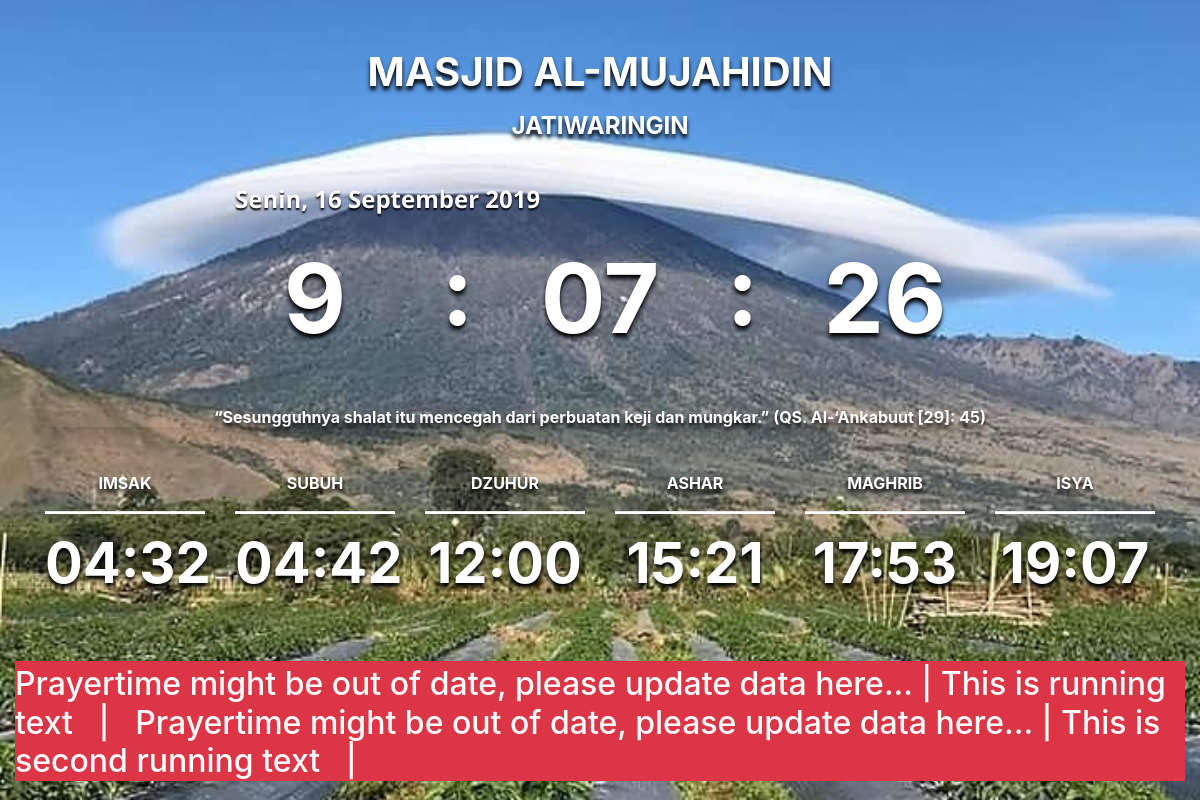
Before: / with the older database file.
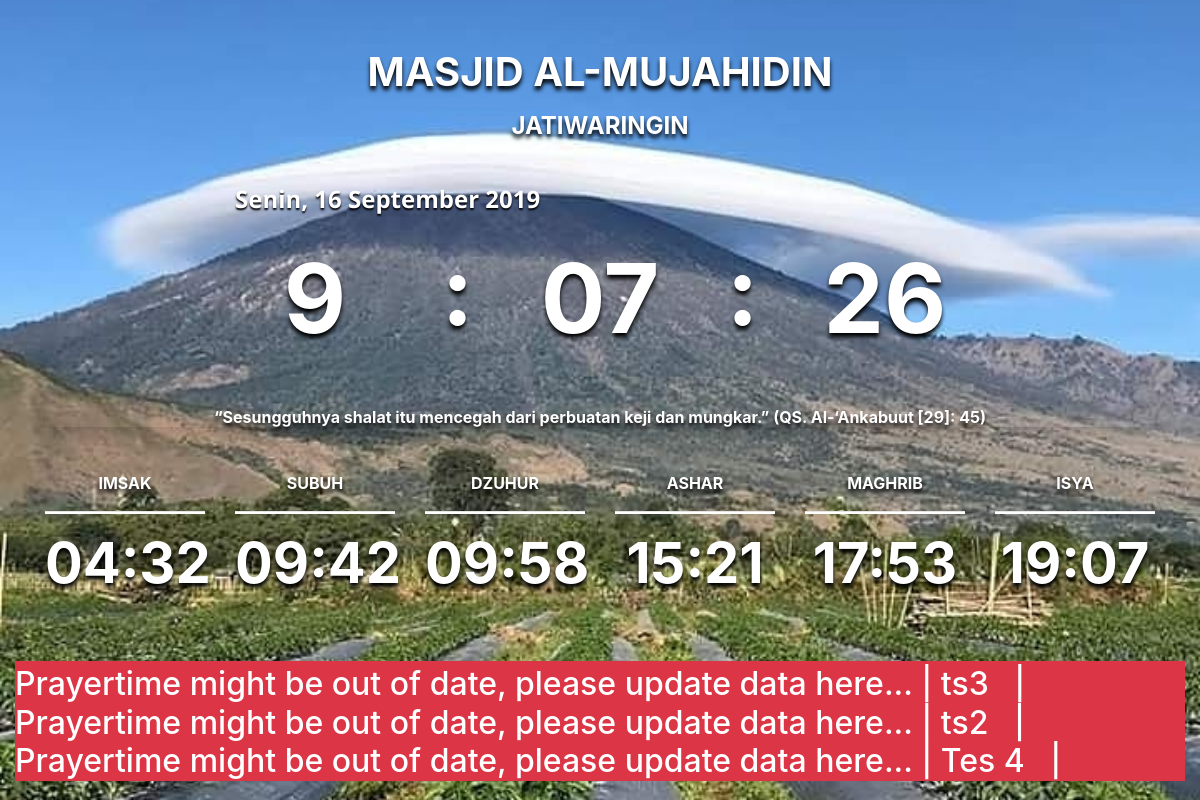
After: the same page with the newer database file.
### tables this page shows
CREATE TABLE `tb_setting` (
  `id` int(50) NOT NULL AUTO_INCREMENT,
  `username` varchar(150) NOT NULL,
  `nama_masjid` varchar(250) NOT NULL,
  `alamat` varchar(300) NOT NULL,
  `status` tinyint(1) NOT NULL,
  `template` tinyint(1) NOT NULL,
  `runtext` tinyint(1) NOT NULL,
  `image` varchar(200) NOT NULL,
  `durasi` varchar(50) NOT NULL,
  PRIMARY KEY (`id`)
);

CREATE TABLE `tb_jadwalsholat` (
  `id` int(50) NOT NULL AUTO_INCREMENT,
  `tanggal` date NOT NULL,
  `imsak` varchar(50) NOT NULL,
  `subuh` varchar(50) NOT NULL,
  `dzuhur` varchar(50) NOT NULL,
  `ashar` varchar(50) NOT NULL,
  `maghrib` varchar(50) NOT NULL,
  `isya` varchar(50) NOT NULL,
  PRIMARY KEY (`id`)
);

CREATE TABLE `tb_runtext` (
  `id` int(11) NOT NULL AUTO_INCREMENT,
  `judul` varchar(100) NOT NULL,
  `text` varchar(500) NOT NULL,
  `urutan` varchar(100) NOT NULL,
  PRIMARY KEY (`id`)
);

### application/controllers/time_disp.php (called while the page is built, shortened)
<?php
class Time_disp extends CI_Controller {
	public function __construct()
	{
		$this->load->model('model');
	}
	public function index()
	{
		$tanggal = date("Y-m-d");
		$settings = $this->model->GetSetting()->result_array();
		$jamsolat = $this->model->GetJadwal("where tanggal = '$tanggal'")->result_array();
		if($jamsolat != null){
			$data = array(
				'user' => $settings[0]['id'],
				'hadits' => $this->model->GetHadits()->result_array(),
				'jadwalsholat' => $this->model->GetJadwal("where tanggal = '$tanggal'")->result_array(),
				'nama_masjid' => $settings[0]['nama_masjid'],
				'alamat' => $settings[0]['alamat'],
				'runtext' => $settings[0]['runtext'],
				'image' => $settings[0]['image'],
				'information' => $this->model->GetText()->result_array(),
				'alertjadwal' => '',
				'durasi_iqamah' => $settings[0]['durasi'],
			);
		}else{
			$data = array(
				'user' => $settings[0]['id'],
				'hadits' => $this->model->GetHadits()->result_array(),
				'jadwalsholat' => $this->model->GetJadwal("where tanggal = '2019-07-01'")->result_array(),
				'nama_masjid' => $settings[0]['nama_masjid'],
				'alamat' => $settings[0]['alamat'],
				'runtext' => $settings[0]['runtext'],
				'image' => $settings[0]['image'],
				'information' => $this->model->GetText()->result_array(),
				'durasi_iqamah' => $settings[0]['durasi'],
				'alertjadwal' => 'Prayertime might be out of date, please update data here...  |  ',
			);
		}
		if($settings[0]['template'] == 1){
			$data = array(
				'user' => $settings[0]['id'],
				'jadwalsholat' => $this->model->GetJadwal("where tanggal = '$tanggal'")->result_array(),
				'nama_masjid' => $settings[0]['nama_masjid'],
				'alamat' => $settings[0]['alamat'],
				'runtext' => $settings[0]['runtext'],
				'image' => $settings[0]['image'],
				'information' => $this->model->GetText()->result_array(),
				'alertjadwal' => '',
				'interval' => '5000',
				'dataimg' => $this->model->GetGbr("where id_user = '58' order by urut asc")->result_array(),
			);
			$this->load->view('/home/im_disp',$data);
		}
		else{
			$this->load->view('/home/time_disp',$data);
		}
	}
}

### index.php (called while the page is built, shortened)
<?php
require_once BASEPATH.'core/CodeIgniter.php';

### application/models/model.php (called while the page is built, shortened)
<?php if ( ! defined('BASEPATH')) exit('No direct script access allowed');
class Model extends CI_Model {
	public function GetJadwal($where= "")
	{
		$data = $this->db->query('select * from tb_jadwalsholat '.$where);
		return $data;
	}
	public function GetSetting($where= "")
	{
		$data = $this->db->query('select * from tb_setting '.$where);
		return $data;
	}
	public function GetText($where= "")
	{
		$data = $this->db->query('select * from tb_runtext '.$where);
		return $data;
	}
}

### application/views/home/time_disp.php (the view, shortened to what this page needs)
<html>
<head>
<link rel="stylesheet" href="<?php echo base_url();?>assets/new/jquery/jquery.min.js">
<link rel="stylesheet" type="text/css" href="<?php echo base_url();?>assets/css/base.css">
<link rel="stylesheet" href="<?php echo base_url();?>assets/new/css/bootstrap.min.css">
<link rel="stylesheet" href="<?php echo base_url();?>assets/new/css/font-awesome.min.css">
</head>
<body class="bg-white"  style="background-image: url('<?php echo base_url(); ?>assets/images/<?php echo $image;?>'); background-repeat: repeat; background-size: cover; background-position: center center;">
<div class="container mt-2">
  <div class="row mt-5">
      <div class="col-lg-12">
        <h1><p class="text-center text-white text-uppercase shadows"><strong><?php echo $nama_masjid; ?></strong></p></h1>
        <h4><p class="mb-3 text-center text-white text-uppercase shadows"><strong><?php echo $alamat; ?></strong></p></h4>
      </div>
  </div>
  <div class="row mt-0 mb-0">
      <div class="col-lg-2">
      </div>
      <div class="col-lg-8">
        <b><p id="date" class="mt-4"> </p></b>
      </div>
  </div>
  <div class="row">
    <div class="col-lg-2 col-sm-2">
    </div>
    <div class="col-lg-2 col-sm-2">
        <div class="rounded p-2 mb-2 shadows">
        <p class="display-1 font-weight-bold text-center" id="hours"></p>
        </div>
    </div>
    <div class="col-lg-1 col-sm-2">
      <p class="display-1 font-weight-bold text-center text-white shadows">:</p>
    </div>
    <div class="col-lg-2 col-sm-2">
          <div class="rounded p-2 mb-2 shadows">
            <p class="display-1 font-weight-bold text-center" id="minutes"></p>
          </div>
    </div>
    <div class="col-lg-1 col-sm-2">
      <p class="display-1 font-weight-bold text-center text-white shadows">:</p>
    </div>
    <div class="col-lg-2 col-sm-2 pb-1">
          <div class="rounded p-2 mb-2 shadows">
            <p class="display-1 font-weight-bold text-center" id="seconds"></p>
          </div>
    </div>
    <div class="col-lg-2 col-sm-2">
    </div>
  </div>
  <div class="row">
  <div class="col-lg-12 col-sm-2">
      <div class="panel panel-default">
          <div class="panel-body bg-transparent rounded p-0 shadow">
          <h6>
            <p class="qindo m-3 font-weight-bold text-center text-white shadows">
            “Sesungguhnya shalat itu mencegah dari perbuatan keji dan mungkar.”
            (QS. Al-‘Ankabuut [29]: 45)
            </p>
          </h6>
          </div>
      </div>
    </div>
  </div>
  <br>
  <div class="row">
  <?php foreach($jadwalsholat as $row) { ?>
    <div class="col-lg-2 col-sm-2 pt-1">
        <div id="div-imsak">
        <p class="font-weight-bold text-center text-white shadows" id="hours">IMSAK</p><hr style="width: 100%; color: black; height: 2px; background-color:white;" />
        <p class="display-4 font-weight-bold text-center text-white shadows" id="hours"><?php echo $row['imsak']; ?></p>
        </div>
    </div>
    <div class="col-lg-2 col-sm-2 pt-1">
          <div id="div-subuh">
            <p class="font-weight-bold text-center text-white shadows" id="minutes">SUBUH</p><hr style="width: 100%; color: black; height: 2px; background-color:white;" />
            <p class="display-4 font-weight-bold text-center text-white shadows" id="hours"><?php echo $row['subuh']; ?></p>
          </div>
    </div>
    <div class="col-lg-2 col-sm-2 pt-1">
          <div id="div-dzuhur">
            <p class="font-weight-bold text-center text-white shadows" id="seconds">DZUHUR</p><hr style="width: 100%; color: black; height: 2px; background-color:white;" />
            <p class="display-4 font-weight-bold text-center text-white shadows" id="hours"><?php echo $row['dzuhur']; ?></p>
          </div>
    </div>
    <div class="col-lg-2 col-sm-2 pt-1">
          <div id="div-ashar">
            <p class="font-weight-bold text-center text-white shadows" id="seconds">ASHAR</p><hr style="width: 100%; color: black; height: 2px; background-color:white;" />
            <p class="display-4 font-weight-bold text-center text-white shadows" id="hours"><?php echo $row['ashar']; ?></p>
          </div>
    </div>
    <div class="col-lg-2 col-sm-2 pt-1">
          <div id="div-maghrib">
            <p class="font-weight-bold text-center text-white shadows" id="seconds">MAGHRIB</p><hr style="width: 100%; color: black; height: 2px; background-color:white;" />
            <p class="display-4 font-weight-bold text-center text-white shadows" id="hours"><?php echo $row['maghrib']; ?></p>
          </div>
    </div>
    <div class="col-lg-2 col-sm-2 pt-1">
          <div id="div-isya">
            <p class="font-weight-bold text-center text-white shadows" id="seconds">ISYA</p><hr style="width: 100%; color: black; height: 2px; background-color:white;" />
            <p class="display-4 font-weight-bold text-center text-white shadows" id="hours"><?php echo $row['isya']; ?></p>
          </div>
    </div>
  </div>
</div>
<div id="runningtxt" class="container-fluid mt-5">
  <div class="row">
    <div class="col-lg-12">
      <marquee id="runteks" class="text-white bg-danger pt-1 pb-0"><h2>
      <?php foreach ($information as $row2) { ?>
        <?php echo $alertjadwal; ?>
        <?php echo $row2['text']; ?>
        &nbsp;&nbsp;|&nbsp;&nbsp;
        <?php } ?>
      </h2>
      </marquee>
    </div>
  </div>
</div>
<?php } ?>
</body>
</html>

### assets/css/base.css (style rules this page uses)
#date { color: #fff; font-family: "Open Sans", sas-serif; font-size: 1.5em; text-shadow: 0 2px 2px #000; }
.shadows { color: #fff; font-size: 1em; text-shadow: 0 4px 4px #000; }

Changed rows visible on the page:
removed tb_runtext: text "This is running text"
removed tb_runtext: text "This is second running text"
changed tb_jadwalsholat: subuh "04:42" → "09:42"; dzuhur "12:00" → "09:58"
added tb_runtext: text "ts3"
added tb_runtext: text "ts2"
added tb_runtext: text "Tes 4"
